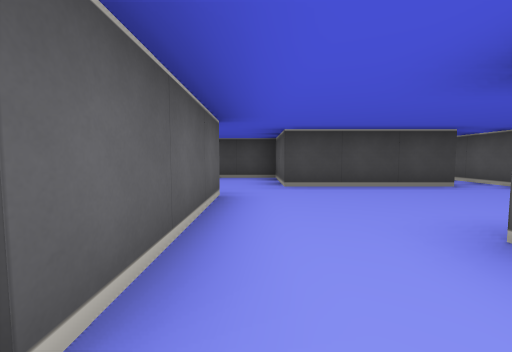
[1] (above)

21 first-person views from a walk through a cub3D level. The camera is about half as high as the walls, tilts 4° down and sees 90° across. The floor is counted in squares. Each view is taken from the middle of a square. On the plan, view 1 faces up. The plan holds only what a view shows up to about 9 squares ahead; the rest is blank.

[2]
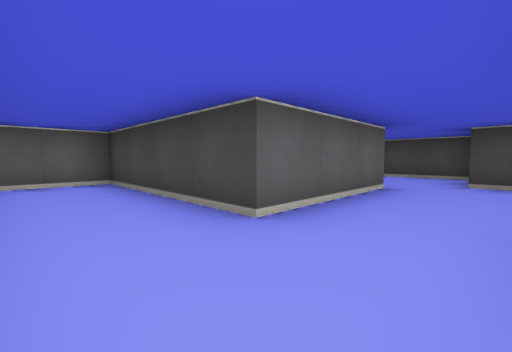

[3]
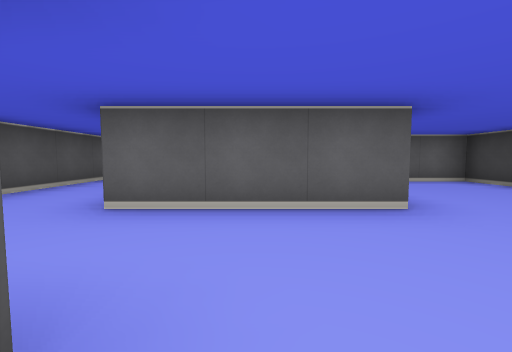

[4]
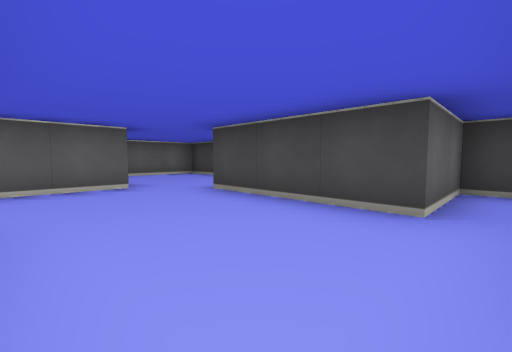

[5]
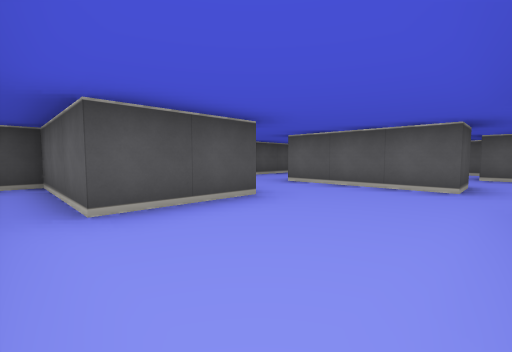

[6]
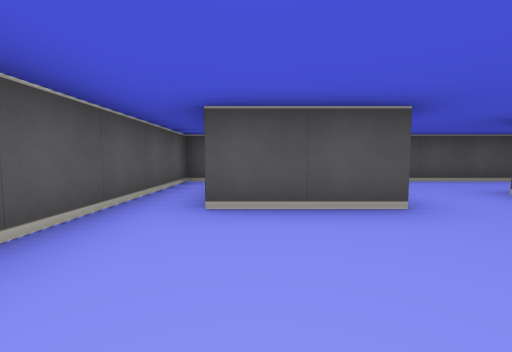

[7]
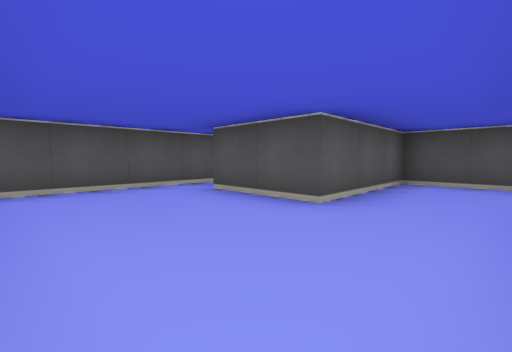

[8]
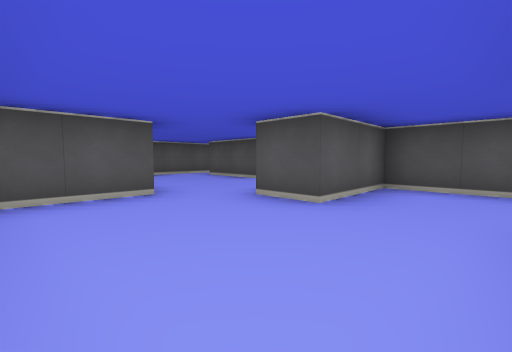

[9]
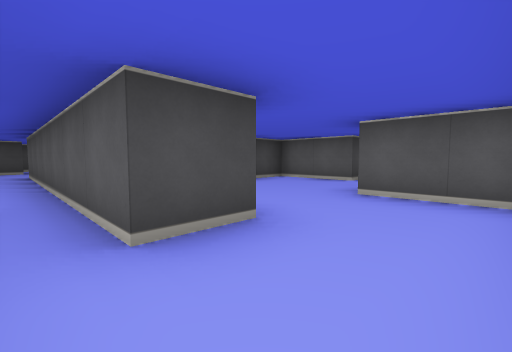

[10]
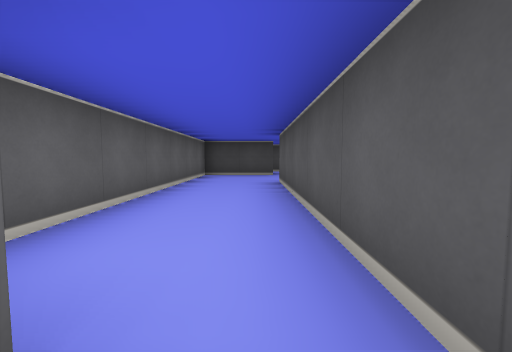

[11]
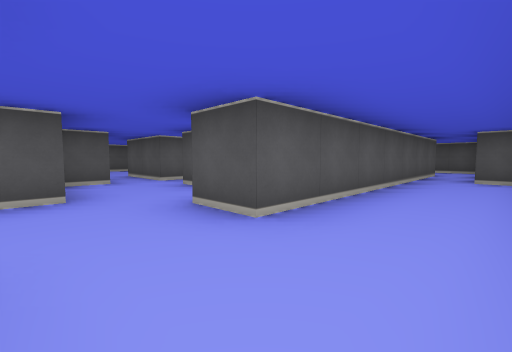

[12]
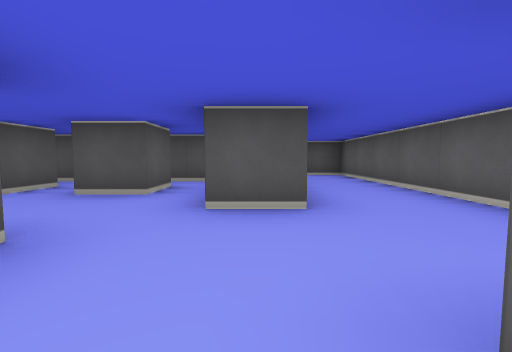

[13]
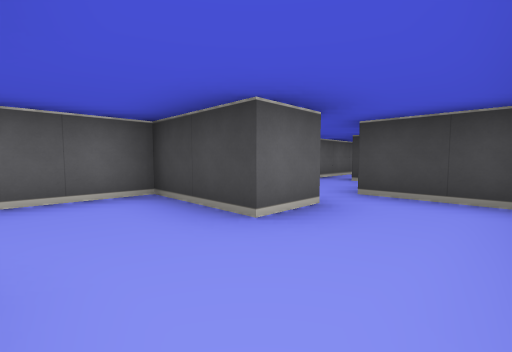

[14]
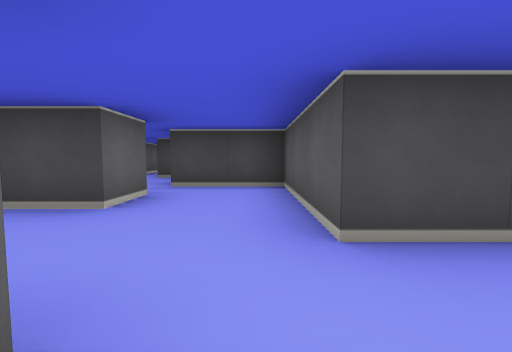

[15]
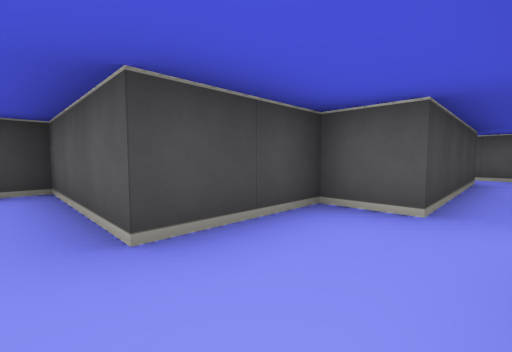

[16]
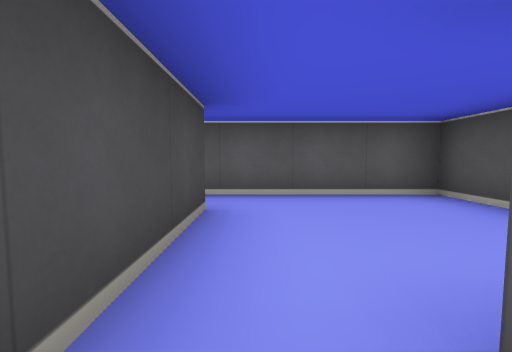

[17]
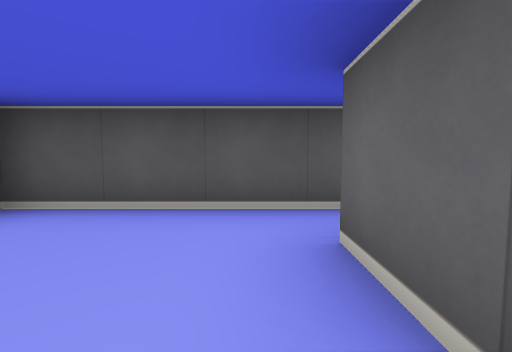

[18]
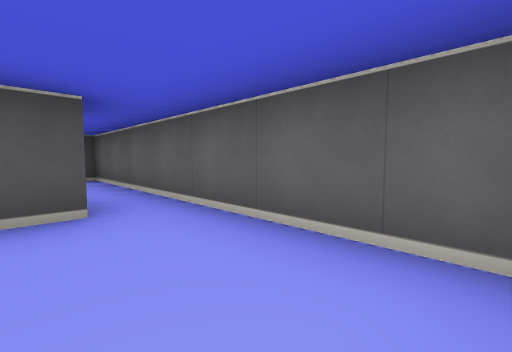

[19]
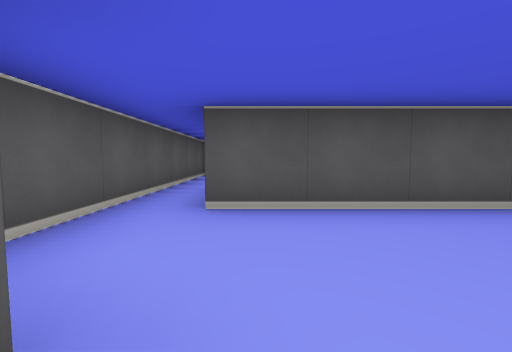

[20]
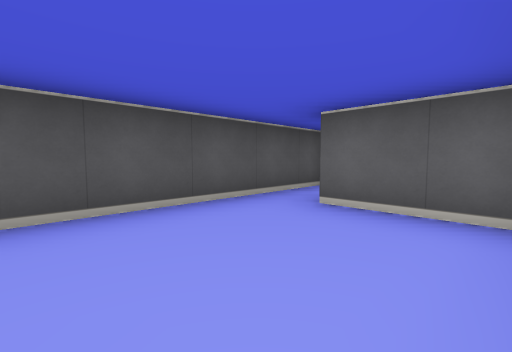

[21]
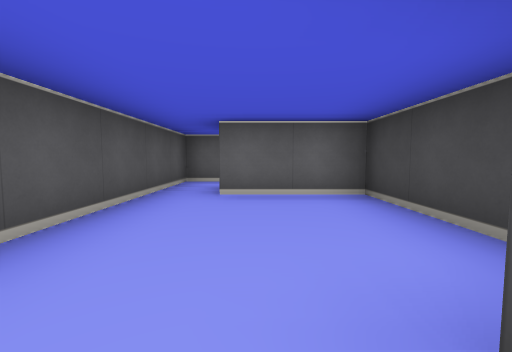

### Floor plan
Ten units are one square. View 1 is at (0, 0); x grows to the right and y downward. Boxes are objects, and circles mark ways between rooms. Rooms are numbered by the first view taken in them; rooms with no view inside come last. Other rooms are left out.
<svg viewBox="-70 -206 120 226">
<path fill="none" stroke="#000" d="M-5 -15 -5 -5 -45 -5 -45 11M-39 15 15 15 15 -15M15 -15 35 -15 35 15 45 15 45 -59M41 -65 35 -65 35 -45 5 -45 5 -65 -35 -65 -35 -35M-35 -15 -15 -15 -15 -35 -5 -35 -5 -15M-30 -75 -21 -75M-25 -85 -25 -95 -15 -95M-5 -85 -5 -95 15 -95M-1 -75 16 -75M-35 -35 -45 -35 -45 -105 -35 -105M-45 -125 -65 -125 -65 -55 -55 -55M15 -105 -5 -105 -5 -115 -25 -115 -25 -125M-52 -15 -35 -15M-45 -136 -45 -125M-65 -174 -65 -135M-25 -125 -25 -145 -45 -145M15 -95 15 -85M35 -105 15 -105M16 -75 45 -75 45 -105M-56 -175 -49 -175M-65 -201 -65 -174M25 -155 5 -155 5 -135M-15 -132 -15 -125 35 -125M45 -105 45 -135"/>
<circle cx="5" cy="-10" r="3" fill="#2a7"/>
<circle cx="-40" cy="-25" r="3" fill="#2a7"/>
<circle cx="-35" cy="-130" r="3" fill="#2a7"/>
<circle cx="5" cy="-100" r="3" fill="#2a7"/>
<circle cx="5" cy="-80" r="3" fill="#2a7"/>
<circle cx="-60" cy="-170" r="3" fill="#2a7"/>
<circle cx="40" cy="-115" r="3" fill="#2a7"/>
<text x="-10" y="0">1</text>
<text x="10" y="-30">2</text>
<text x="-30" y="-80">3</text>
<text x="-50" y="-150">4</text>
<text x="30" y="-90">5</text>
<text x="-50" y="-190">6</text>
<text x="20" y="-140">7</text>
</svg>
Room 1 opens to room 2. Room 2 opens to room 3. Room 3 opens to room 4. Room 3 opens to room 5. Room 4 opens to room 6. Room 5 opens to room 7.

Where each view was taken, in squares from view 1:
view 1: 0 up, 0 right, facing up
view 2: 1 down, 1 right, facing up-left
view 3: 2 up, 2 right, facing left
view 4: 2 up, 4 right, facing up-left
view 5: 4 up, 4 right, facing down-left
view 6: 4 up, 3 right, facing down
view 7: 4 up, 0 right, facing down-right
view 8: 6 up, 3 left, facing down-right
view 9: 2 up, 5 left, facing up-right
view 10: 5 up, 5 left, facing up
view 11: 12 up, 6 left, facing down-right
view 12: 13 up, 4 left, facing down
view 13: 11 up, 3 left, facing up-left
view 14: 10 up, 3 left, facing up
view 15: 10 up, 3 left, facing up-right
view 16: 10 up, 1 right, facing right
view 17: 10 up, 2 right, facing down
view 18: 20 up, 5 left, facing down-left
view 19: 15 up, 3 right, facing down
view 20: 15 up, 3 right, facing down-left
view 21: 14 up, 4 right, facing left
